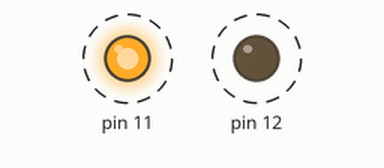
This sketch was run on a simulated Arduino Uno, built with avr-gcc and run on an emulated ATmega328P. Shown: output pins drawn as LEDs (lit = HIGH). Dashed ring = blinking.

Above: at 0.2 s.
Timing chart, 0 to 3.0 s (numbered marks = the images above):
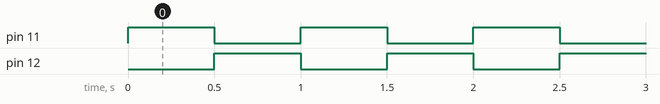

The sketch:

PoliceSiren.ino
```cpp
void setup() {
  // put your setup code here, to run once:
  pinMode(11, OUTPUT);
  pinMode(12, OUTPUT);
}

void loop() {
  // put your main code here, to run repeatedly:
  digitalWrite(11, HIGH);
  digitalWrite(12, LOW);
  delay(500);
  digitalWrite(11, LOW);
  digitalWrite(12, HIGH);
  delay(500);
}
```

Measured:
- by itself, pin 11, pin 12: alternates HIGH for 0.50 s and LOW for 0.50 s
